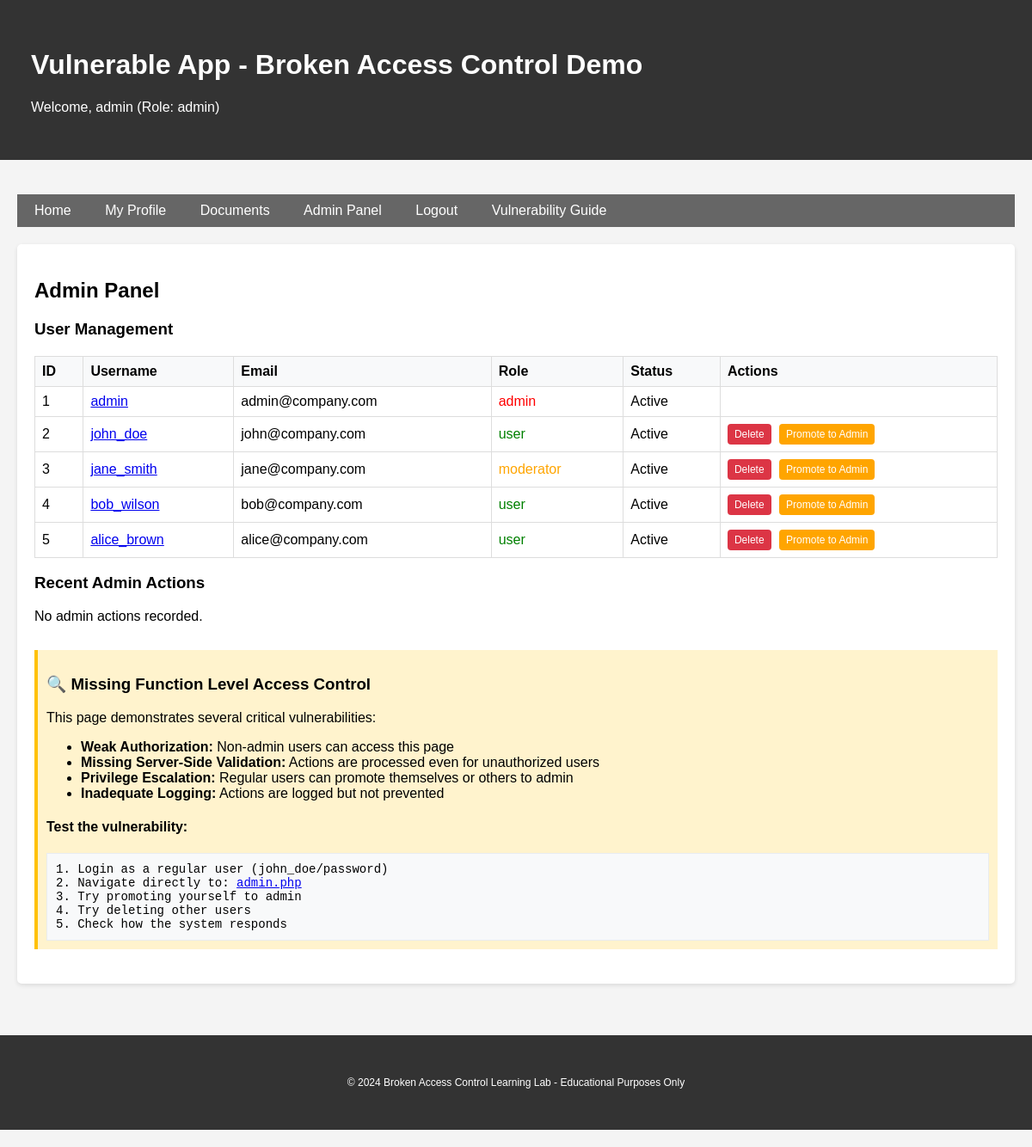
/admin.php (signed in), run on the app's committed database.
### tables this page shows
CREATE TABLE users (
    id INT AUTO_INCREMENT PRIMARY KEY,
    username VARCHAR(50) UNIQUE NOT NULL,
    password VARCHAR(255) NOT NULL,
    email VARCHAR(100),
    role ENUM('user', 'admin', 'moderator') DEFAULT 'user',
    created_at TIMESTAMP DEFAULT CURRENT_TIMESTAMP,
    is_active BOOLEAN DEFAULT TRUE
);

### src/config.php (called while the page is built, shortened)
<?php
function getConnection() {
    static $pdo = null;
    if ($pdo === null) {
        try {
            $dsn = "mysql:host=" . DB_HOST . ";dbname=" . DB_NAME . ";charset=utf8mb4";
            $pdo = new PDO($dsn, DB_USER, DB_PASS, [
                PDO::ATTR_ERRMODE => PDO::ERRMODE_EXCEPTION,
                PDO::ATTR_DEFAULT_FETCH_MODE => PDO::FETCH_ASSOC,
                PDO::ATTR_EMULATE_PREPARES => false,
            ]);
        } catch (PDOException $e) {
            die("Connection failed: " . $e->getMessage());
        }
    }
    return $pdo;
}
function isLoggedIn() {
    return isset($_SESSION['user_id']);
}
function getCurrentUser() {
    $pdo = getConnection();
    $stmt = $pdo->prepare("SELECT * FROM users WHERE id = ?");
    $stmt->execute([$_SESSION['user_id']]);
    return $stmt->fetch();
}
function isAdmin() {
    $user = getCurrentUser();
    return $user && $user['role'] === 'admin';
}
function sanitizeInput($input) {
    return htmlspecialchars(trim($input), ENT_QUOTES, 'UTF-8');
}
?>

### src/admin.php (the view, shortened to what this page needs)
<?php
require_once 'config.php';
$current_user = getCurrentUser();
$pdo = getConnection();
$stmt = $pdo->query("SELECT * FROM users ORDER BY id");
$users = $stmt->fetchAll();
$log_stmt = $pdo->query("
    SELECT al.*, u.username as admin_username, u2.username as target_username
    FROM admin_logs al
    LEFT JOIN users u ON al.admin_id = u.id
    LEFT JOIN users u2 ON al.target_user_id = u2.id
    ORDER BY al.timestamp DESC
    LIMIT 10
");
$logs = $log_stmt->fetchAll();
include 'header.php';
?>
<h2>Admin Panel</h2>
<h3>User Management</h3>
<table class="table">
    <thead>
        <tr>
            <th>ID</th>
            <th>Username</th>
            <th>Email</th>
            <th>Role</th>
            <th>Status</th>
            <th>Actions</th>
        </tr>
    </thead>
    <tbody>
        <?php foreach ($users as $user): ?>
        <tr>
            <td><?php echo $user['id']; ?></td>
            <td>
                <a href="profile.php?user_id=<?php echo $user['id']; ?>">
                    <?php echo sanitizeInput($user['username']); ?>
                </a>
            </td>
            <td><?php echo sanitizeInput($user['email']); ?></td>
            <td>
                <span style="color: <?php echo $user['role'] === 'admin' ? 'red' : ($user['role'] === 'moderator' ? 'orange' : 'green'); ?>;">
                    <?php echo sanitizeInput($user['role']); ?>
                </span>
            </td>
            <td><?php echo $user['is_active'] ? 'Active' : 'Inactive'; ?></td>
            <td>
                <?php if ($user['id'] != 1):  ?>
                    <form method="POST" style="display: inline;" onsubmit="return confirm('Are you sure?');">
                        <button type="submit" class="btn-danger" style="font-size: 12px; padding: 5px 8px;">Delete</button>
                    </form>
                    <?php if ($user['role'] !== 'admin'): ?>
                        <form method="POST" style="display: inline; margin-left: 5px;">
                            <button type="submit" style="font-size: 12px; padding: 5px 8px; background-color: orange;">Promote to Admin</button>
                        </form>
                    <?php endif; ?>
                <?php endif; ?>
            </td>
        </tr>
        <?php endforeach; ?>
    </tbody>
</table>
<h3>Recent Admin Actions</h3>
<?php if (empty($logs)): ?>
    <p>No admin actions recorded.</p>
<?php endif; ?>
<div class="vulnerability-info" style="margin-top: 30px;">
    <h3>🔍 Missing Function Level Access Control</h3>
    <p>This page demonstrates several critical vulnerabilities:</p>
    <ul>
        <li><strong>Weak Authorization:</strong> Non-admin users can access this page</li>
        <li><strong>Missing Server-Side Validation:</strong> Actions are processed even for unauthorized users</li>
        <li><strong>Privilege Escalation:</strong> Regular users can promote themselves or others to admin</li>
        <li><strong>Inadequate Logging:</strong> Actions are logged but not prevented</li>
    </ul>
    <h4>Test the vulnerability:</h4>
    <div class="code-example">
        1. Login as a regular user (john_doe/password)<br>
        2. Navigate directly to: <a href="admin.php">admin.php</a><br>
        3. Try promoting yourself to admin<br>
        4. Try deleting other users<br>
        5. Check how the system responds
    </div>
</div>
<?php include 'footer.php'; ?>

### src/header.php (shortened to what this page needs)
<!DOCTYPE html>
<html lang="en">
<head>
</head>
<body>
    <div class="header">
        <div class="container">
            <h1><?php echo APP_NAME; ?></h1>
            <?php if (isLoggedIn()): ?>
                <p>Welcome, <?php echo sanitizeInput(getCurrentUser()['username']); ?>
                (Role: <?php echo sanitizeInput(getCurrentUser()['role']); ?>)</p>
            <?php endif; ?>
        </div>
    </div>
    <div class="container">
        <nav class="nav">
            <a href="index.php">Home</a>
            <?php if (isLoggedIn()): ?>
                <a href="profile.php">My Profile</a>
                <a href="documents.php">Documents</a>
                <?php if (isAdmin()): ?>
                    <a href="admin.php">Admin Panel</a>
                <?php endif; ?>
                <a href="logout.php">Logout</a>
            <?php else: ?>
                <a href="login.php">Login</a>
                <a href="register.php">Register</a>
            <?php endif; ?>
            <a href="vulnerabilities.php">Vulnerability Guide</a>
        </nav>
        <div class="content">

### src/header.php (style rules this page uses)
body { font-family: Arial, sans-serif; margin: 0; padding: 0; background-color: #f4f4f4; }
.container { max-width: 1200px; margin: 0 auto; padding: 20px; }
.header { background-color: #333; color: white; padding: 1rem; margin-bottom: 20px; }
.nav { background-color: #666; padding: 10px; margin-bottom: 20px; }
.nav a { color: white; text-decoration: none; margin-right: 15px; padding: 5px 10px; border-radius: 3px; }
.content { background-color: white; padding: 20px; border-radius: 5px; box-shadow: 0 2px 5px rgba(0,0,0,0.1); }
button, input[type="submit"] { background-color: #007bff; color: white; padding: 10px 15px; border: none; border-radius: 4px; cursor: pointer; }
.btn-danger { background-color: #dc3545; }
.table { width: 100%; border-collapse: collapse; margin-top: 20px; }
.table th, .table td { border: 1px solid #ddd; padding: 8px; text-align: left; }
.table th { background-color: #f8f9fa; }
.vulnerability-info { background-color: #fff3cd; border-left: 4px solid #ffc107; padding: 10px; margin: 20px 0; }
.code-example { background-color: #f8f9fa; border: 1px solid #e9ecef; padding: 10px; font-family: monospace; font-size: 14px; overflow-x: auto; }

### data on the page
users: username "admin", role "admin", id "1", email "admin@company.com", is_active "Active"
users: id "2", username "john_doe", email "john@company.com", role "user", is_active "Active"
users: id "3", username "jane_smith", email "jane@company.com", role "moderator", is_active "Active"
users: id "4", username "bob_wilson", email "bob@company.com", role "user", is_active "Active"
users: id "5", username "alice_brown", email "alice@company.com", role "user", is_active "Active"

### other printed values
APP_NAME "Vulnerable App - Broken Access Control Demo"
